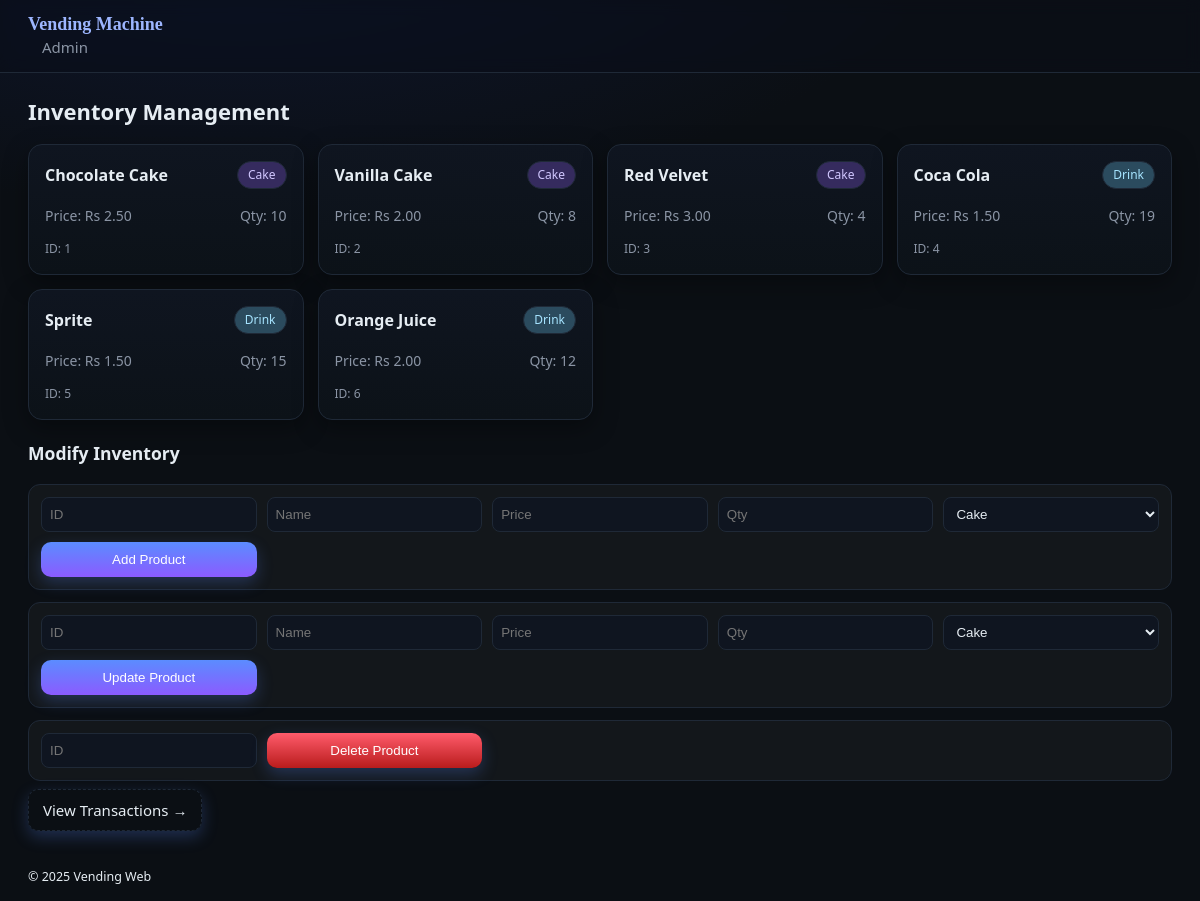
Screenshot of /admin/inventory (signed in) with the database file from the repository.
### tables this page shows
CREATE TABLE products (
  id INT PRIMARY KEY,
  name VARCHAR(100) NOT NULL,
  price DECIMAL(10,2) NOT NULL,
  quantity INT NOT NULL,
  type VARCHAR(10) NOT NULL
);

### app.py (the view)
@app.get("/admin/inventory")
def admin_inventory():
    if not session.get("admin"): return redirect(url_for("admin_login_form"))
    prods = get_all_products()
    return render_template("admin_inventory.html", prods=prods)

### db.py (called while the page is built)
def get_all_products():
    with engine.begin() as conn:
        res = conn.execute(text("SELECT id,name,price,quantity,type FROM products ORDER BY id")).all()
        return [dict(r._mapping) for r in res]

### templates/admin_inventory.html
{% extends "base.html" %}
{% block content %}
<h2 class="page-title">Inventory Management</h2>
<div class="inventory-grid">
  {% for p in prods %}
  <div class="card lift inv-card">
    <div class="inv-top">
      <div class="inv-name">{{ p.name }}</div>
      <div class="inv-type chip {{ p.type }}">{{ p.type|capitalize }}</div>
    </div>
    <div class="inv-meta">
      <span>Price: Rs {{ '%.2f'|format(p.price) }}</span>
      <span>Qty: {{ p.quantity }}</span>
    </div>
    <div class="inv-id muted">ID: {{ p.id }}</div>
  </div>
  {% else %}
  <p class="muted">No products in inventory.</p>
  {% endfor %}
</div>
<section class="admin-forms">
  <h3>Modify Inventory</h3>
  <form method="post" action="{{ url_for('admin_add_prod') }}" class="form grid-2">
    <input name="id" placeholder="ID" required>
    <input name="name" placeholder="Name" required>
    <input name="price" placeholder="Price" required>
    <input name="quantity" placeholder="Qty" required>
    <select name="type"><option value="cake">Cake</option><option value="drink">Drink</option></select>
    <button type="submit" class="btn primary wide">Add Product</button>
  </form>
  <form method="post" action="{{ url_for('admin_update_prod') }}" class="form grid-2">
    <input name="id" placeholder="ID" required>
    <input name="name" placeholder="Name" required>
    <input name="price" placeholder="Price" required>
    <input name="quantity" placeholder="Qty" required>
    <select name="type"><option value="cake">Cake</option><option value="drink">Drink</option></select>
    <button type="submit" class="btn primary wide">Update Product</button>
  </form>
  <form method="post" action="{{ url_for('admin_delete_prod') }}" class="form grid-2">
    <input name="id" placeholder="ID" required>
    <button type="submit" class="btn danger wide">Delete Product</button>
  </form>
  <p class="mt"><a class="btn ghost" href="{{ url_for('admin_tx') }}">View Transactions →</a></p>
</section>
{% endblock %}

### static/style.css (style rules this page uses)
:root { --bg:#0b0f14; --panel:#0f1520; --card:#111827; --line:#1f2937; --fg:#e6edf3; --muted:#8b95a5; --accent:#5b8cff; --accent-2:#8b5bff; --danger:#ff5b6b; --shadow: 0 8px 24px rgba(0,0,0,.35); }
* { box-sizing:border-box }
html,body { height:100% }
body { margin:0; background:radial-gradient(1200px 500px at 20% -10%,#0f1730 0,#0b0f14 60%,#0b0f14 100%); color:var(--fg); font:15px/1.5 ui-sans-serif,system-ui,Segoe UI,Arial; }
a { color:#9db6ff;text-decoration:none }
.btn { background:linear-gradient(180deg, var(--accent), var(--accent-2)); border:0; color:#fff; padding:10px 14px; border-radius:10px; cursor:pointer; box-shadow:0 6px 16px rgba(91,140,255,.25); transition:transform .12s ease,filter .12s ease }
.btn.ghost { background:transparent;border:1px dashed var(--line);color:var(--fg) }
.btn.primary { background:linear-gradient(180deg, var(--accent), var(--accent-2)) }
.btn.danger { background:linear-gradient(180deg,#ff5b6b,#b91c1c) }
.btn.wide { width:100% }
.mt { margin-top:18px }
.card { background:linear-gradient(180deg,#0f1520,#0c1218); border:1px solid var(--line); border-radius:14px; padding:12px; display:flex; flex-direction:column; gap:10px; box-shadow:var(--shadow); position:relative }
.lift { transition:transform .12s ease, box-shadow .12s ease }
.chip { display:inline-block;padding:4px 10px;border-radius:999px;background:#0f1828;border:1px solid var(--line);font-size:12px;color:#c7d2fe }
.muted { color:var(--muted) }
.page-title { font-size:22px;font-weight:700;margin:8px 0 16px }
.inventory-grid { display:grid;grid-template-columns:repeat(auto-fill,minmax(230px,1fr));gap:14px;margin-bottom:20px }
.inv-card { padding:16px }
.inv-top { display:flex;justify-content:space-between;align-items:center }
.inv-name { font-weight:600;font-size:16px }
.inv-meta { font-size:14px;color:var(--muted);margin:6px 0 4px;display:flex;justify-content:space-between }
.inv-id { font-size:12px;color:var(--muted) }
.chip.cake { background:#352b5e;color:#d1c7ff }
.chip.drink { background:#2b4b5e;color:#a6e4ff }
.admin-forms .form { margin-bottom:12px;padding:12px;border:1px solid var(--line);border-radius:12px;background:rgba(255,255,255,.03) }
.admin-forms .form input,.admin-forms .form select { padding:8px;border-radius:8px;border:1px solid var(--line);background:#0f1520;color:var(--fg) }
.admin-forms .grid-2 { display:grid;grid-template-columns:repeat(auto-fill,minmax(180px,1fr));gap:10px }

### rows the page displays
products: name "Chocolate Cake", type "Cake", price "2.50", quantity "10", id "1"
products: name "Vanilla Cake", type "Cake", price "2.00", quantity "8", id "2"
products: name "Red Velvet", type "Cake", price "3.00", quantity "4", id "3"
products: name "Coca Cola", type "Drink", price "1.50", quantity "19", id "4"
products: name "Sprite", type "Drink", price "1.50", quantity "15", id "5"
products: name "Orange Juice", type "Drink", price "2.00", quantity "12", id "6"
